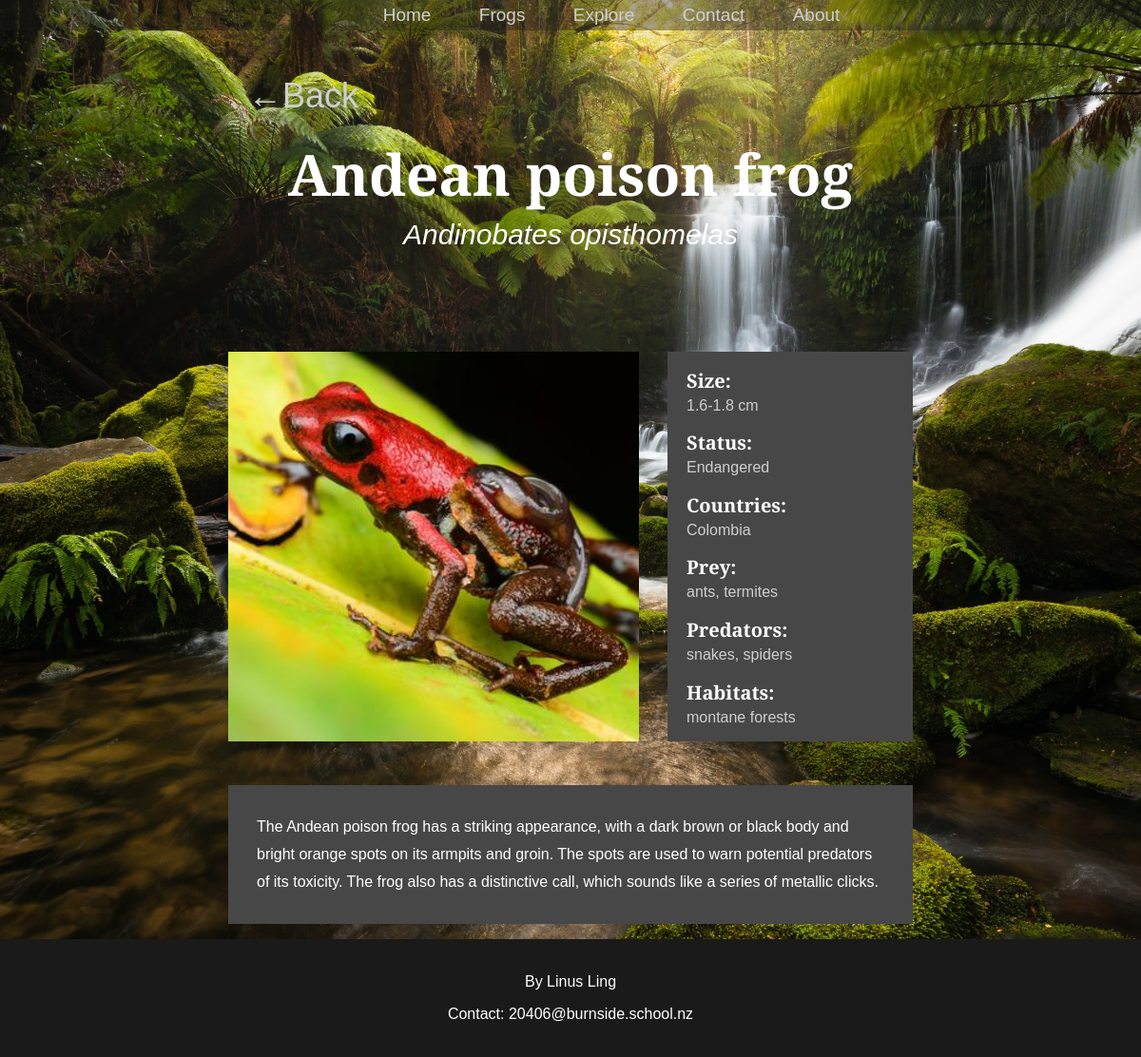
/frog/29, run on the app's committed database.
### tables this page shows
CREATE TABLE frogs (id INTEGER PRIMARY KEY AUTOINCREMENT, name VARCHAR, image TEXT, description TEXT, scientific_name VARCHAR, min_size NUMERIC, max_size NUMERIC, status INTEGER REFERENCES statuses (id));

CREATE TABLE statuses (id INTEGER PRIMARY KEY AUTOINCREMENT, name VARCHAR);

CREATE TABLE country (id INTEGER PRIMARY KEY AUTOINCREMENT, name VARCHAR);

CREATE TABLE prey (id INTEGER PRIMARY KEY AUTOINCREMENT, name VARCHAR);

CREATE TABLE predator (id INTEGER PRIMARY KEY AUTOINCREMENT, name VARCHAR);

CREATE TABLE habitat (id INTEGER PRIMARY KEY AUTOINCREMENT, name VARCHAR);

### routes.py (the view)
@app.route('/frog/<int:id>')
def frog(id):
    try:
        queries = [['SELECT * FROM frogs WHERE id=?', (id,)],
                   ['SELECT * FROM statuses WHERE id IN(SELECT status FROM frogs WHERE id =?)', (id,)],
                   ['SELECT * FROM country WHERE id IN(SELECT cid FROM FrogCountry WHERE fid =?)', (id,)],
                   ['SELECT * FROM prey WHERE id IN(SELECT pid FROM FrogPrey WHERE fid =?)', (id,)],
                   ['SELECT * FROM predator WHERE id IN(SELECT pid FROM FrogPredator WHERE fid =?)', (id,)],
                   ['SELECT * FROM habitat WHERE id IN(SELECT hid FROM FrogHabitat WHERE fid =?)', (id,)]]
        fetchall = [False, False, True, True, True, True, True]
        frog, status, country, prey, predator, habitat = fetch_data(queries, fetchall)
        if frog is None:    # page doesn't exist!
            return render_template("success.html", title="404", status="404", reason="Page not found")
        else:
            return render_template("frog.html",
                                   frog=frog, status=status,
                                   country=country, prey=prey,
                                   predator=predator, habitat=habitat)
    except OverflowError:
        return render_template("success.html", title="404", status="404", reason="Page not found")

### routes.py (called while the page is built)
def fetch_data(queries: list, fetchall: list):
    conn = sqlite3.connect('frog.db')
    cur = conn.cursor()
    results = []
    for index, query in enumerate(queries):
        try:
            cur.execute(query[0], query[1])
        except IndexError:
            cur.execute(query[0])
        if fetchall[index] is True:
            result = cur.fetchall()
        else:
            result = cur.fetchone()
        results.append(result)
    conn.close()
    return results

### templates/frog.html
{%extends "layout.html"%}
{%block content%}
<div class = "back_button" id = "frog_back">
    <a href = "javascript:history.back()"> ←Back</a>
</div>
<div class = "title">
    <h2>{{frog[1]}}</h2>
    <h3>{{frog[4]}}</h3>
</div>
<div class = "info_container">
    <img src = "/{{frog[2]}}" />
    <div class = "info">
        <h2>Size:</h2>
        {%if frog[5] != frog[6] %}
            <p>{{frog[5]}}-{{frog[6]}} cm</p>
        {%else%}
            <p>{{frog[6]}} cm<p>
        {%endif%}
        <h2>Status:</h2>
        <p>{{status[1]}}</p>
        <h2>Countries:</h2>
        <p>
            {%for item in country %}
                {{item[1]}}{{ "," if not loop.last }}
            {%endfor%}
        </p>
        <h2>Prey:</h2>
        <p>
            {%for item in prey %}
                {{item[1]}}{{ "," if not loop.last }}
            {%endfor%}
        </p>
        <h2>Predators:</h2>
        <p>
            {%for item in predator %}
                {{item[1]}}{{ "," if not loop.last }}
            {%endfor%}
        </p>
        <h2>Habitats:</h2>
        <p>
            {%for item in habitat %}
                {{item[1]}}{{ "," if not loop.last }}
            {%endfor%}
        </p>
    </div>
    <p class = "description">{{frog[3]}}</p>
</div>
{%endblock%}

### static/css/style.css (style rules this page uses)
body { margin: 0; min-height: 100vh; font-family: "Cormorant garamond", sans-serif; font-weight: 300; background: url("background.jpg") center/cover fixed no-repeat; color:#ffffff; display: flex; flex-direction: column; }
h2 { font-size: 33px; }
a { text-decoration: none; color: #cfcfcf; }
.back_button { position: relative; }
.back_button a { margin-top: 0; margin-left: 9%; padding-top: 20px; font-size: 36px; text-align: left; }
.back_button a::before { content: ''; display: block; height: 3px; background-color: #cfcfcf; margin-left: 9%; position: absolute; bottom:0; width: 0px; transition: all ease-in-out 250ms; }
.info_container { display: flex; flex-wrap: wrap; padding-top: 0px; margin: 0 20%; justify-content: center; gap: 30px; }
.title { text-align: center; padding: 20px 100px 100px 100px; }
.title h2 { padding: 0; margin: 0; font-size: 60px; }
.title h3 { margin: 6px; font-size: 30px; font-style: italic; font-weight: 2; }
.info_container img { object-fit: cover; width: 60%; flex-wrap: 1; height: 410px; }
.info { width: 30%; flex-grow: 1; padding-left: 20px; background-color: #474747; height: 410px; }
.info p { font-size: 16px; padding: 0; margin: 0; color: #cfcfcf; }
.info h2 { font-size: 20px; padding: 0; margin-bottom: 4px; }
.description { font-size: 16px; line-height: 1.8; padding: 30px; flex-basis: auto; background-color: #474747; }
#frog_back { margin-left: 14%; margin-top: 80px; }

### data on the page
frogs: name "Andean poison frog", scientific_name "Andinobates opisthomelas", min_size "1.6", max_size "1.8", description "The Andean poison frog has a striking appearance, with a dark brown or black body and bright orange spots on its armpits and groin. The spots are used to warn potential predators of its toxicity. The frog also has a distinctive call, which sounds like a series of metallic clicks."
statuses: name "Endangered"
country: name "Colombia"
prey: name "ants", last ","
prey: name "termites"
predator: name "snakes", last ","
predator: name "spiders"
habitat: name "montane forests"
